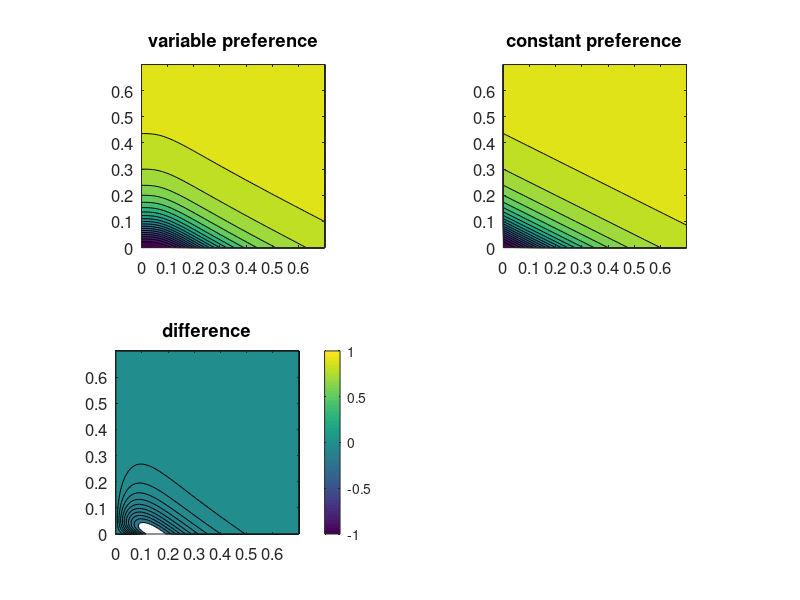
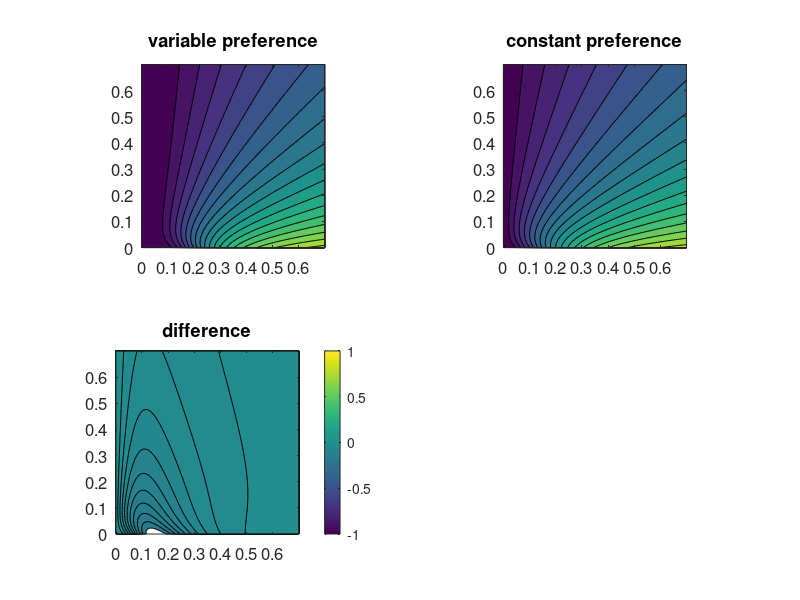

The MATLAB script that drew these images, in order:
pzdia = 0.5;
sdiasq = 0.02;
epsilon = 0.01;

nx = 101;
ny = 71;
dmax = 0.7;
for i=1:nx,
  dian(i) = (i-1)*dmax/(nx-1);
  diansq = dian(i)*dian(i);
  varpzdia = pzdia * diansq / (sdiasq + diansq);  
  fdiaN1 = varpzdia*dian(i);
  fdiaN2 = pzdia*dian(i);
  for j=1:ny,
    phyn(j) = (j-1)*dmax/(ny-1);
    food1 = phyn(j) +fdiaN1;
    food2 = phyn(j) +fdiaN2;
  
    foodsq1 = food1*food1;
    grazingFlux1(i,j) = foodsq1 / (epsilon+foodsq1);
    grazingFlux_phy1(i,j) = grazingFlux1(i,j) * phyn(j)/food1;
    grazingFlux_dia1(i,j) = grazingFlux1(i,j) * fdiaN1/food1;
  
    foodsq2 = food2*food2;
    grazingFlux2(i,j) = foodsq2 / (epsilon+foodsq2);
    grazingFlux_phy2(i,j) = grazingFlux2(i,j) * phyn(j)/food2;
    grazingFlux_dia2(i,j) = grazingFlux2(i,j) * fdiaN2/food2;
  end
end

%make plots
figure(1);

subplot(2,2,1)
v = (0:0.05:1);
[hh,cc] = contourf(dian,phyn,grazingFlux1',v);
caxis([0 1]);
set(gca,'PlotBoxAspectRatio',[1 1 1],'FontSize',12);
title('variable preference');
subplot(2,2,2)
v = (0:0.05:1);
[hh,cc] = contourf(dian,phyn,grazingFlux2',v);
caxis([0 1]);
set(gca,'PlotBoxAspectRatio',[1 1 1],'FontSize',12);
title('constant preference');
subplot(2,2,3)
v = (-0.2:0.02:0.2);
[hh,cc] = contourf(dian,phyn,grazingFlux1' - grazingFlux2',v);
caxis([-1 1]);
set(gca,'PlotBoxAspectRatio',[1 1 1],'FontSize',12);
title('difference');
colorbar

figure(2);

subplot(2,2,1)
v = (0:0.05:1);
[hh,cc] = contourf(dian,phyn,grazingFlux_dia1',v);
caxis([0 1]);
set(gca,'PlotBoxAspectRatio',[1 1 1],'FontSize',12);
title('variable preference');
subplot(2,2,2)
v = (0:0.05:1);
[hh,cc] = contourf(dian,phyn,grazingFlux_dia2',v);
caxis([0 1]);
set(gca,'PlotBoxAspectRatio',[1 1 1],'FontSize',12);
title('constant preference');
subplot(2,2,3)
v = (-0.2:0.02:0.2);
[hh,cc] = contourf(dian,phyn,grazingFlux_dia1' - grazingFlux_dia2',v);
caxis([-1 1]);
set(gca,'PlotBoxAspectRatio',[1 1 1],'FontSize',12);
title('difference');
colorbar

